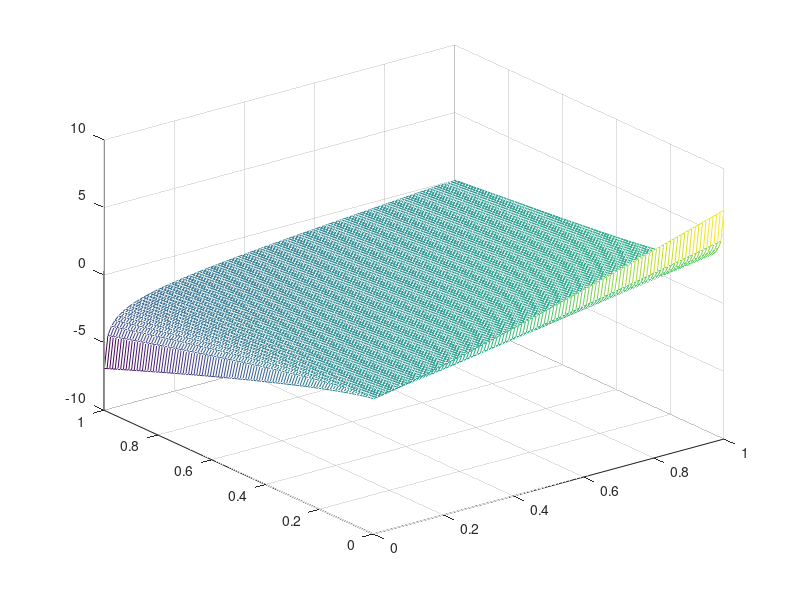

MATLAB code to generate this figure: (Note: this script raises an error after producing the figure.)

nn = 100;

p = linspace(0.001,1,nn)';

[X,Y] = meshgrid(p,p);

%functions
Z1 = log10(X./Y);
Z2 = exp(-X./Y);
Z3 = X.*log10(X./Y);
Z4 = X.*log10(X./Y) + Y.*log10(Y./X);
Z5 = (X+Y).*log(X./Y);

% figure
% mesh(X,Y,Z1);
% title('log')
% 
% figure
% mesh(X,Y,Z2);
% title('exp')
% 
% figure
% mesh(X,Y,Z3);
% title('p log p')
% 
% figure
% mesh(X,Y,Z4);
% title('p log p + p log p ')

figure
mesh(X,Y,Z5);
%title('p+p log p ')
xlabel('P(C_{1})','FontSize',fsize)
ylabel('P(C_{2})','FontSize',fsize)
zlabel('W_{KL}','FontSize',fsize)
colormap(flipud(cool))
hc = colorbar;
ylabel(hc, 'W_{KL}','FontSize',fsize)

%% for combining KL and density\

fsize = 14;

nn = 101;

w = linspace(-3,3,nn)';
w(w==0) = [];
p = linspace(0,1,nn)';
p(p==0) = [];

[X,Y] = meshgrid(p,w);

Z1 = X .* Y;
Z2 = ((X .* Y) ./ (abs(X) + abs(Y)));
Z3 = X .* norm(log10(Y));

figure
mesh(X,Y,Z1);
title('product')

figure
mesh(X,Y,Z2);
xlabel('\rho','FontSize',fsize)
ylabel('W_{KL}','FontSize',fsize)
zlabel('S_{j,k}','FontSize',fsize)
colormap(flipud(cool))
hc = colorbar;
ylabel(hc, 'S_{j,k}','FontSize',fsize)


%% other way

tt1 = 0:0.001:1;
tt2 = 1-tt1;

figure
scatter3(tt1,tt2,(tt1+tt2).*log10(tt1./tt2))
